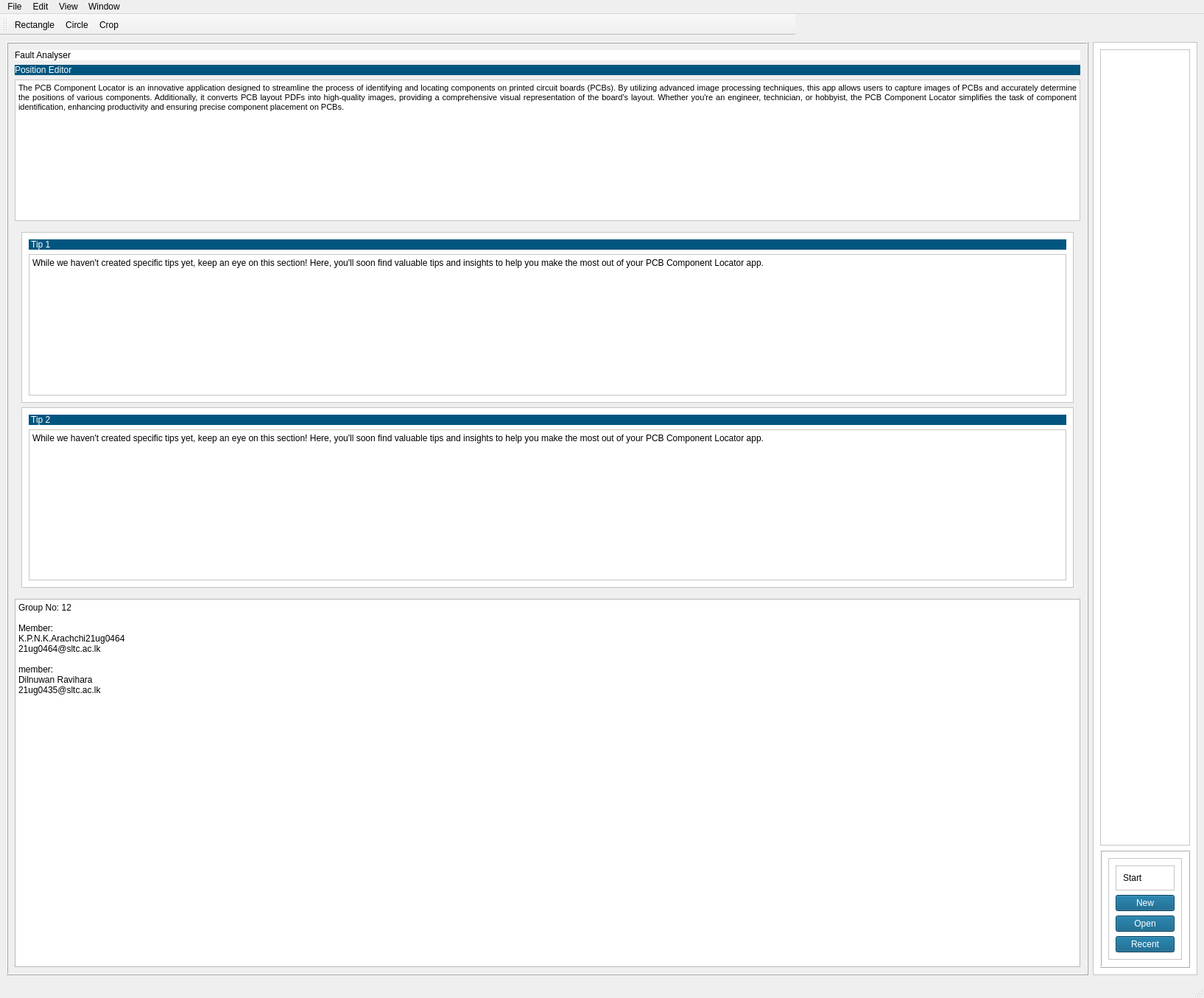
<?xml version="1.0" encoding="UTF-8"?>
<ui version="4.0">
 <class>MainWindow</class>
 <widget class="QMainWindow" name="MainWindow">
  <property name="enabled">
   <bool>true</bool>
  </property>
  <property name="geometry">
   <rect>
    <x>0</x>
    <y>0</y>
    <width>1635</width>
    <height>1355</height>
   </rect>
  </property>
  <property name="sizePolicy">
   <sizepolicy hsizetype="Preferred" vsizetype="Preferred">
    <horstretch>0</horstretch>
    <verstretch>0</verstretch>
   </sizepolicy>
  </property>
  <property name="windowTitle">
   <string>Fault Analyzer</string>
  </property>
  <property name="windowIcon">
   <iconset>
    <normaloff>logo.png</normaloff>logo.png</iconset>
  </property>
  <property name="toolButtonStyle">
   <enum>Qt::ToolButtonIconOnly</enum>
  </property>
  <widget class="QWidget" name="centralwidget">
   <layout class="QHBoxLayout" name="horizontalLayout_3">
    <item>
     <widget class="QFrame" name="frame_2">
      <property name="frameShape">
       <enum>QFrame::Box</enum>
      </property>
      <property name="frameShadow">
       <enum>QFrame::Raised</enum>
      </property>
      <layout class="QVBoxLayout" name="verticalLayout">
       <item>
        <widget class="QLabel" name="label">
         <property name="styleSheet">
          <string notr="true">font: 30pt &quot;Clarendon Lt BT&quot;;
background-color: rgb(255, 255, 255);</string>
         </property>
         <property name="text">
          <string>Fault Analyser</string>
         </property>
        </widget>
       </item>
       <item>
        <widget class="QLabel" name="label_2">
         <property name="styleSheet">
          <string notr="true">color:rgb(255, 255, 255);
font: 20pt &quot;Cheltenhm BdHd BT&quot;;
background-color: rgb(0, 85, 127);</string>
         </property>
         <property name="text">
          <string>Position Editor</string>
         </property>
        </widget>
       </item>
       <item>
        <widget class="QTextBrowser" name="textBrowser">
         <property name="sizePolicy">
          <sizepolicy hsizetype="Expanding" vsizetype="Minimum">
           <horstretch>0</horstretch>
           <verstretch>0</verstretch>
          </sizepolicy>
         </property>
         <property name="styleSheet">
          <string notr="true">background-color: rgb(255, 255, 255);</string>
         </property>
         <property name="html">
          <string>&lt;!DOCTYPE HTML PUBLIC &quot;-//W3C//DTD HTML 4.0//EN&quot; &quot;http://www.w3.org/TR/REC-html40/strict.dtd&quot;&gt;
&lt;html&gt;&lt;head&gt;&lt;meta name=&quot;qrichtext&quot; content=&quot;1&quot; /&gt;&lt;style type=&quot;text/css&quot;&gt;
p, li { white-space: pre-wrap; }
&lt;/style&gt;&lt;/head&gt;&lt;body style=&quot; font-family:'MS Shell Dlg 2'; font-size:8pt; font-weight:400; font-style:normal;&quot;&gt;
&lt;p align=&quot;justify&quot; style=&quot; margin-top:0px; margin-bottom:0px; margin-left:0px; margin-right:0px; -qt-block-indent:0; text-indent:0px;&quot;&gt;The PCB Component Locator is an innovative application designed to streamline the process of identifying and locating components on printed circuit boards (PCBs). By utilizing advanced image processing techniques, this app allows users to capture images of PCBs and accurately determine the positions of various components. Additionally, it converts PCB layout PDFs into high-quality images, providing a comprehensive visual representation of the board’s layout. Whether you're an engineer, technician, or hobbyist, the PCB Component Locator simplifies the task of component identification, enhancing productivity and ensuring precise component placement on PCBs.&lt;/p&gt;&lt;/body&gt;&lt;/html&gt;</string>
         </property>
        </widget>
       </item>
       <item>
        <widget class="QFrame" name="frame_10">
         <property name="frameShape">
          <enum>QFrame::NoFrame</enum>
         </property>
         <property name="frameShadow">
          <enum>QFrame::Plain</enum>
         </property>
         <layout class="QVBoxLayout" name="verticalLayout_2">
          <item>
           <widget class="QFrame" name="frame_16">
            <property name="sizePolicy">
             <sizepolicy hsizetype="Preferred" vsizetype="Maximum">
              <horstretch>0</horstretch>
              <verstretch>0</verstretch>
             </sizepolicy>
            </property>
            <property name="styleSheet">
             <string notr="true">background-color: rgb(255, 170, 0);
background-color: rgb(255, 255, 255);</string>
            </property>
            <property name="frameShape">
             <enum>QFrame::StyledPanel</enum>
            </property>
            <property name="frameShadow">
             <enum>QFrame::Raised</enum>
            </property>
            <layout class="QVBoxLayout" name="verticalLayout_4">
             <item>
              <widget class="QLabel" name="label_8">
               <property name="styleSheet">
                <string notr="true">color:rgb(255, 255, 255);
background-color: rgb(0, 85, 127);</string>
               </property>
               <property name="text">
                <string> Tip 1</string>
               </property>
              </widget>
             </item>
             <item>
              <widget class="QPlainTextEdit" name="plainTextEdit_4">
               <property name="sizePolicy">
                <sizepolicy hsizetype="Expanding" vsizetype="Maximum">
                 <horstretch>0</horstretch>
                 <verstretch>0</verstretch>
                </sizepolicy>
               </property>
               <property name="plainText">
                <string>While we haven't created specific tips yet, keep an eye on this section! Here, you'll soon find valuable tips and insights to help you make the most out of your PCB Component Locator app.</string>
               </property>
              </widget>
             </item>
            </layout>
           </widget>
          </item>
          <item>
           <widget class="QFrame" name="frame_17">
            <property name="styleSheet">
             <string notr="true">background-color: rgb(255, 170, 0);
background-color: rgb(255, 255, 255);</string>
            </property>
            <property name="frameShape">
             <enum>QFrame::StyledPanel</enum>
            </property>
            <property name="frameShadow">
             <enum>QFrame::Raised</enum>
            </property>
            <layout class="QVBoxLayout" name="verticalLayout_5">
             <item>
              <widget class="QLabel" name="label_9">
               <property name="styleSheet">
                <string notr="true">color:rgb(255, 255, 255);
background-color: rgb(0, 85, 127);</string>
               </property>
               <property name="text">
                <string> Tip 2</string>
               </property>
              </widget>
             </item>
             <item>
              <widget class="QPlainTextEdit" name="plainTextEdit_5">
               <property name="plainText">
                <string>While we haven't created specific tips yet, keep an eye on this section! Here, you'll soon find valuable tips and insights to help you make the most out of your PCB Component Locator app.</string>
               </property>
              </widget>
             </item>
            </layout>
           </widget>
          </item>
         </layout>
        </widget>
       </item>
       <item>
        <widget class="QPlainTextEdit" name="plainTextEdit">
         <property name="plainText">
          <string>Group No: 12

Member:
K.P.N.K.Arachchi21ug0464
21ug0464@sltc.ac.lk

member:
Dilnuwan Ravihara
21ug0435@sltc.ac.lk</string>
         </property>
        </widget>
       </item>
      </layout>
     </widget>
    </item>
    <item>
     <widget class="QFrame" name="frame">
      <property name="styleSheet">
       <string notr="true">background-color: rgb(255, 255, 255);</string>
      </property>
      <property name="frameShape">
       <enum>QFrame::StyledPanel</enum>
      </property>
      <property name="frameShadow">
       <enum>QFrame::Raised</enum>
      </property>
      <layout class="QVBoxLayout" name="verticalLayout_6">
       <item>
        <widget class="QFrame" name="frame_3">
         <property name="frameShape">
          <enum>QFrame::StyledPanel</enum>
         </property>
         <property name="frameShadow">
          <enum>QFrame::Raised</enum>
         </property>
         <layout class="QVBoxLayout" name="verticalLayout_7">
          <item>
           <spacer name="verticalSpacer">
            <property name="orientation">
             <enum>Qt::Vertical</enum>
            </property>
            <property name="sizeHint" stdset="0">
             <size>
              <width>20</width>
              <height>40</height>
             </size>
            </property>
           </spacer>
          </item>
          <item>
           <widget class="QLabel" name="label_3">
            <property name="sizePolicy">
             <sizepolicy hsizetype="Preferred" vsizetype="Minimum">
              <horstretch>0</horstretch>
              <verstretch>0</verstretch>
             </sizepolicy>
            </property>
            <property name="maximumSize">
             <size>
              <width>500</width>
              <height>300</height>
             </size>
            </property>
            <property name="styleSheet">
             <string notr="true">background-color: rgb(255, 255, 255);</string>
            </property>
            <property name="text">
             <string/>
            </property>
            <property name="textFormat">
             <enum>Qt::PlainText</enum>
            </property>
            <property name="pixmap">
             <pixmap>logo.png</pixmap>
            </property>
            <property name="scaledContents">
             <bool>true</bool>
            </property>
            <property name="alignment">
             <set>Qt::AlignCenter</set>
            </property>
            <property name="textInteractionFlags">
             <set>Qt::NoTextInteraction</set>
            </property>
           </widget>
          </item>
          <item>
           <spacer name="verticalSpacer_2">
            <property name="orientation">
             <enum>Qt::Vertical</enum>
            </property>
            <property name="sizeHint" stdset="0">
             <size>
              <width>20</width>
              <height>40</height>
             </size>
            </property>
           </spacer>
          </item>
         </layout>
        </widget>
       </item>
       <item>
        <widget class="QFrame" name="frame_4">
         <property name="frameShape">
          <enum>QFrame::Box</enum>
         </property>
         <property name="frameShadow">
          <enum>QFrame::Raised</enum>
         </property>
         <layout class="QHBoxLayout" name="horizontalLayout_6">
          <item>
           <widget class="QFrame" name="frame_7">
            <property name="styleSheet">
             <string notr="true">background-color: rgb(255, 255, 255);</string>
            </property>
            <property name="frameShape">
             <enum>QFrame::StyledPanel</enum>
            </property>
            <property name="frameShadow">
             <enum>QFrame::Raised</enum>
            </property>
            <layout class="QVBoxLayout" name="verticalLayout_3">
             <item>
              <widget class="QFrame" name="frame_8">
               <property name="frameShape">
                <enum>QFrame::StyledPanel</enum>
               </property>
               <property name="frameShadow">
                <enum>QFrame::Raised</enum>
               </property>
               <layout class="QHBoxLayout" name="horizontalLayout_2">
                <item>
                 <widget class="QLabel" name="label_4">
                  <property name="styleSheet">
                   <string notr="true">font: 24pt &quot;Century&quot;;</string>
                  </property>
                  <property name="text">
                   <string>Start</string>
                  </property>
                 </widget>
                </item>
               </layout>
              </widget>
             </item>
             <item>
              <widget class="QPushButton" name="New">
               <property name="styleSheet">
                <string notr="true">color:rgb(255, 255, 255);
background-color: rgb(0, 85, 127);</string>
               </property>
               <property name="text">
                <string>New</string>
               </property>
              </widget>
             </item>
             <item>
              <widget class="QPushButton" name="pushButton_2">
               <property name="styleSheet">
                <string notr="true">color:rgb(255, 255, 255);
background-color: rgb(0, 85, 127);</string>
               </property>
               <property name="text">
                <string>Open</string>
               </property>
              </widget>
             </item>
             <item>
              <widget class="QPushButton" name="pushButton_3">
               <property name="styleSheet">
                <string notr="true">color:rgb(255, 255, 255);
background-color: rgb(0, 85, 127);</string>
               </property>
               <property name="text">
                <string>Recent</string>
               </property>
              </widget>
             </item>
            </layout>
           </widget>
          </item>
         </layout>
        </widget>
       </item>
      </layout>
     </widget>
    </item>
   </layout>
  </widget>
  <widget class="QMenuBar" name="menubar">
   <property name="geometry">
    <rect>
     <x>0</x>
     <y>0</y>
     <width>1635</width>
     <height>18</height>
    </rect>
   </property>
   <widget class="QMenu" name="menuFile">
    <property name="title">
     <string>File</string>
    </property>
    <widget class="QMenu" name="menuNew">
     <property name="title">
      <string>New</string>
     </property>
     <addaction name="actionFabrication_Tester"/>
     <addaction name="actionAssembly_Tester"/>
     <addaction name="actionAuto_Mode"/>
    </widget>
    <addaction name="menuNew"/>
    <addaction name="actionOpen"/>
    <addaction name="actionRecent"/>
    <addaction name="separator"/>
    <addaction name="actionSave"/>
   </widget>
   <widget class="QMenu" name="menuEdit">
    <property name="title">
     <string>Edit</string>
    </property>
    <addaction name="actionundo"/>
    <addaction name="actionredo"/>
    <addaction name="actiondelete"/>
   </widget>
   <widget class="QMenu" name="menuView">
    <property name="title">
     <string>View</string>
    </property>
   </widget>
   <widget class="QMenu" name="menuWindow">
    <property name="title">
     <string>Window</string>
    </property>
   </widget>
   <addaction name="menuFile"/>
   <addaction name="menuEdit"/>
   <addaction name="menuView"/>
   <addaction name="menuWindow"/>
  </widget>
  <widget class="QStatusBar" name="statusbar"/>
  <widget class="QToolBar" name="toolBar">
   <property name="maximumSize">
    <size>
     <width>1080</width>
     <height>920</height>
    </size>
   </property>
   <property name="windowTitle">
    <string>toolBar</string>
   </property>
   <attribute name="toolBarArea">
    <enum>TopToolBarArea</enum>
   </attribute>
   <attribute name="toolBarBreak">
    <bool>false</bool>
   </attribute>
   <addaction name="actionRectangle"/>
   <addaction name="actionCircle"/>
   <addaction name="actionCrop"/>
  </widget>
  <action name="actionOpen">
   <property name="text">
    <string>Open ctrl+o</string>
   </property>
   <property name="shortcut">
    <string>Ctrl+O</string>
   </property>
  </action>
  <action name="actionRecent">
   <property name="text">
    <string>Recent</string>
   </property>
  </action>
  <action name="actionSave">
   <property name="text">
    <string>Save</string>
   </property>
  </action>
  <action name="actionundo">
   <property name="text">
    <string>undo</string>
   </property>
  </action>
  <action name="actionredo">
   <property name="text">
    <string>redo</string>
   </property>
  </action>
  <action name="actiondelete">
   <property name="text">
    <string>delete</string>
   </property>
  </action>
  <action name="actionRectangle">
   <property name="text">
    <string>Rectangle</string>
   </property>
  </action>
  <action name="actionCircle">
   <property name="text">
    <string>Circle</string>
   </property>
  </action>
  <action name="actionCrop">
   <property name="text">
    <string>Crop</string>
   </property>
  </action>
  <action name="actionFabrication_Tester">
   <property name="icon">
    <iconset>
     <normalon>Blank-PCB.jpg</normalon>
    </iconset>
   </property>
   <property name="text">
    <string>Bare tester</string>
   </property>
  </action>
  <action name="actionAssembly_Tester">
   <property name="icon">
    <iconset>
     <normaloff>images.jpg</normaloff>images.jpg</iconset>
   </property>
   <property name="text">
    <string>Assembly Tester</string>
   </property>
  </action>
  <action name="actionAuto_Mode">
   <property name="icon">
    <iconset>
     <normalon>images (1).jpg</normalon>
    </iconset>
   </property>
   <property name="text">
    <string>Auto Mode</string>
   </property>
  </action>
 </widget>
 <resources>
  <include location="test.qrc"/>
 </resources>
 <connections/>
</ui>
